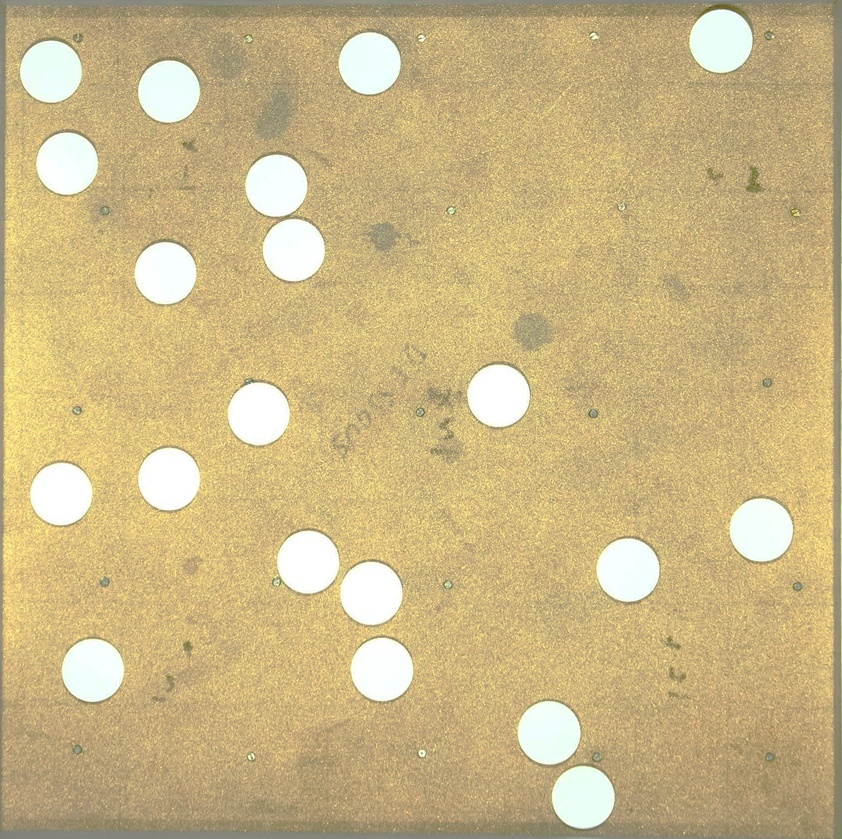
#> input picture Images/30mm_20particles_copy.jpg, 842 x 839 px, shrunk from 1683 x 1677 before the run
$ python program_v1.5_kmeans.py
#> lines starting #> are read from the running program, lines starting #| are printed output that depends on the picture; after the words box and inside, x2 and y2 are one past the last pixel; in counts of white or black regions, pixels touching at a corner belong together
from PIL import Image, ImageOps
import glob
import numpy as np
import matplotlib.pyplot as plt
import scipy as sp
import itertools as it
import shapely as sh
import sklearn as sk

class indexlist:
    # [6 lines left out: function __init__, not called in this run]


    def ascoords(self, coords_list):
        index_list=self.indexes
        return index_2_coords(index_list, coords_list)

class cluster(indexlist):
    # [17 lines left out: function __init__, not called in this run]


def image_imports(path): #use / in path
#> called with path = 'Images/30mm_20particles_copy.jpg'
    img_list=[]
    for filename in glob.glob(path):
        im=Image.open(filename).convert('RGB').rotate(-90)
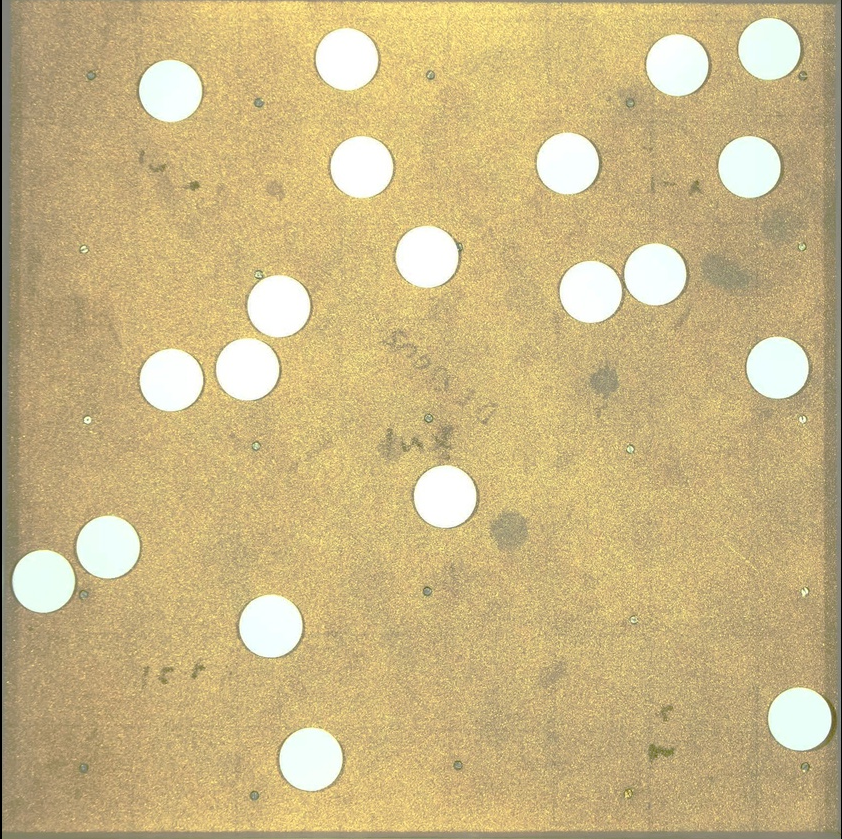
#> im: PIL image 842x839 RGB; mean R, G, B 202.4, 182.1, 132.8
        img_list.append(im)
    return img_list

def white_check(image):
    im=image
    width, height = im.size
    found_pixels = [i for i, pixel in enumerate(im.getdata()) if (pixel[0] + pixel[1] + pixel[2])/3 > (230)]
    found_pixels_coords = np.array([divmod(index, width) for index in found_pixels])
    lines=[i for i in range(height)]
    columns=[i for i in range(width)]
    arrayimage_flat=np.array([0 if not (pixel[0] + pixel[1] + pixel[2])/3 > (230) else 1 for pixel in im.getdata()])
    arrayimage=[]
    for line in lines:
        image_line=np.array([arrayimage_flat[column] for column in columns])
        arrayimage.append(image_line)
    arrayimage=np.array(arrayimage)
    return found_pixels_coords

def scatter(coords_list):
    coords_list=flatten(coords_list)
    x = coords_list[::2]
    y = coords_list[1::2]
    fig = plt.figure()
    ax = fig.add_subplot()
    ax.set_aspect(1.0/ax.get_data_ratio(), adjustable='box')
    img_plot = plt.scatter(x,y,s=2, marker ='+')
    return img_plot

def flatten(_list_):
    return np.array(list(it.chain.from_iterable(_list_)))

# [5 lines left out: function structure_create, not called in this run]


def cluster_find(coords_list, n, r=2): #need to make more accurate
    print('looking for clusters')
    print(coords_list, type(coords_list))
# [6 lines of commented-out code are left out]
    centroids, labels = sk.cluster.kmeans_plusplus(coords_list, n)
    print('done looking for clusters')
    return centroids


# [11 lines of commented-out code are left out]


# [42 lines left out: functions cluster_overlap, cluster_remove, index_2_coords, clusters_center, not called in this run]


images=image_imports("Images/30mm_20particles_copy.jpg")
#> images = 1 item
print(images)
#| [<PIL.Image.Image image mode=RGB size=842x839 at 0x7F5E6E272110>]
r=10
n=20
coords_list=[white_check(file)for file in images][0]
#> in white_check, `found_pixels = [i for i, pixel in enumerate(im.getdata()) if (pixel[0]..`: found_pixels = 59750 items
#> in white_check, `found_pixels_coords = np.array([divmod(index, width) for index in foun..`: found_pixels_coords = 59750 pairs, first value 18 to 790, second value 13 to 830
#> after the loop in white_check, `for line in lines:`: arrayimage = 839 items
#> in white_check, `arrayimage=np.array(arrayimage)`: arrayimage: shape (839, 842) int64; every value is 0
#> coords_list has the same summary as found_pixels_coords in white_check
print(coords_list)
#> (printed output is left out)
clusters=(cluster_find(coords_list, r, n))
#> (printed output is left out)
#> in cluster_find, `centroids, labels = sk.cluster.kmeans_plusplus(coords_list, n)`: centroids = [[343, 244], [301, 655], [636, 270], [706, 787], [30, 352], [568, 113], [46, 777], [263, 428], [497, 449], [182, 759]]; labels = [32791, 29835, 52745, 54384, 417, 48061, 2490, 23382, 43125, 19200]
#> clusters has the same summary as centroids in cluster_find
# [13 lines of commented-out code are left out]
print(clusters, len(clusters.tolist()))
#| [[343 244]
#|  [301 655]
#|  [636 270]
#|  [706 787]
#|  [ 30 352]
#|  [568 113]
#|  [ 46 777]
#|  [263 428]
#|  [497 449]
#|  [182 759]] 10
plot=[scatter(clusters), scatter(coords_list)]
#> in scatter, `coords_list=flatten(coords_list)`: coords_list = 20 values, max 787 at index 7, min 30 at index 8, mean 420.3
#> in scatter, `x = coords_list[::2]`: x = [343, 301, 636, 706, 30, 568, 46, 263, 497, 182]
#> in scatter, `y = coords_list[1::2]`: y = [244, 655, 270, 787, 352, 113, 777, 428, 449, 759]
plt.show()
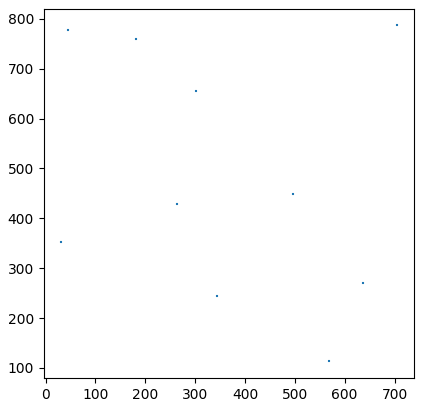
#> figure drawn by matplotlib, 1 panel
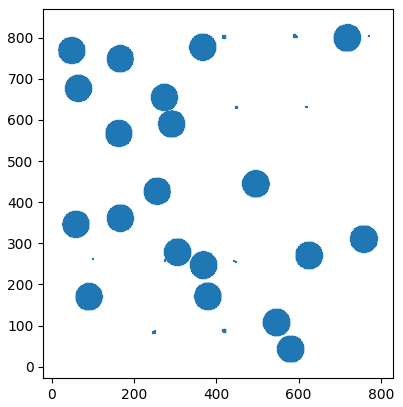
#> figure drawn by matplotlib, 1 panel

$ run again, with Images/25p (1).jpg copied over Images/30mm_20particles_copy.jpg
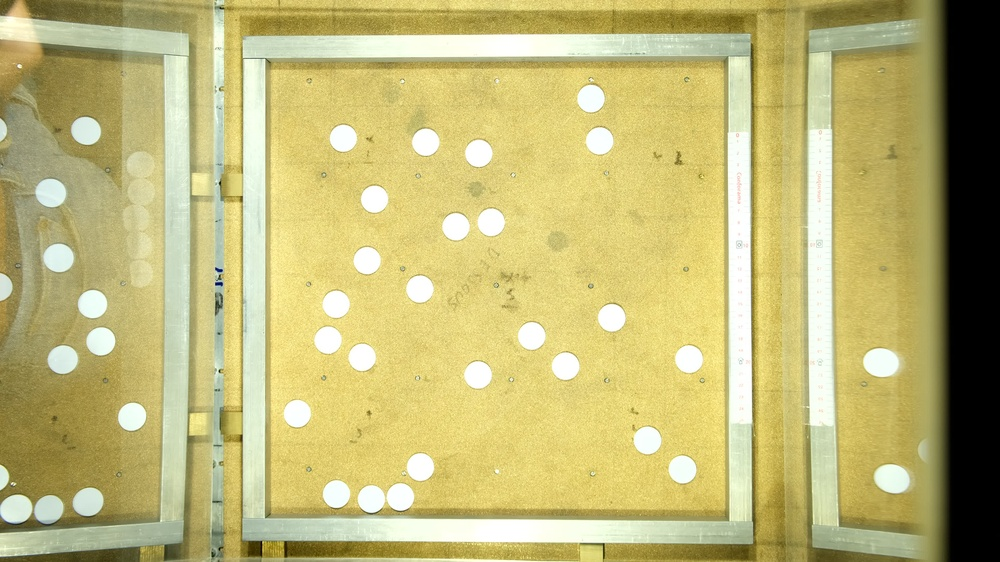
#> input picture Images/25p (1).jpg, 1000 x 562 px, shrunk from 3840 x 2160 before the run
#> images = 1 item
#| [<PIL.Image.Image image mode=RGB size=1000x562 at 0x7F5E6C1238D0>]
#> found_pixels = 35321 items
#> found_pixels_coords = 35321 pairs, first value 0 to 532, second value 219 to 754
#> after the loop in white_check, `for line in lines:`: arrayimage = 562 items
#> in white_check, `arrayimage=np.array(arrayimage)`:
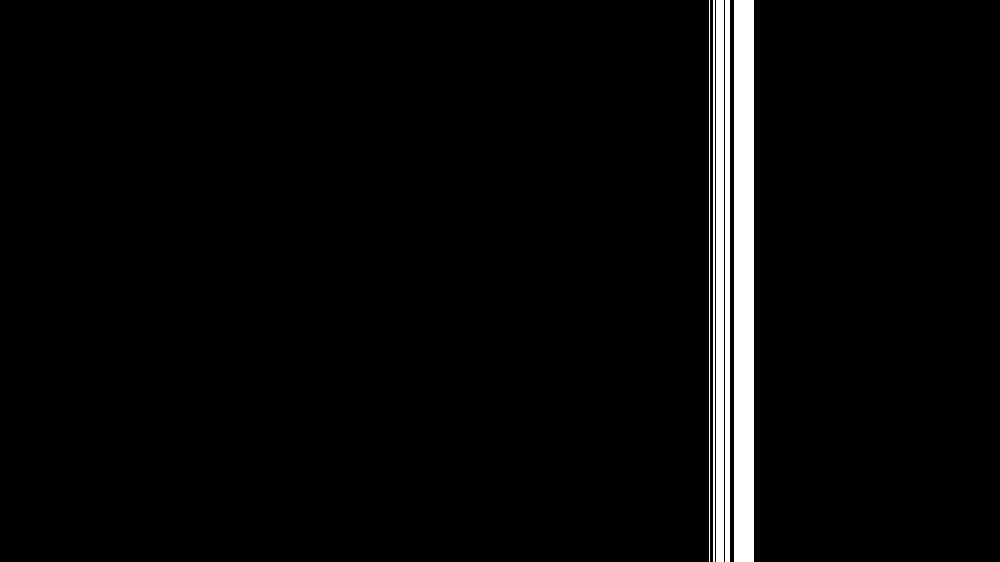
#> arrayimage: shape (562, 1000) int64; values 0 (black) and 1 (white), 3.6% white; 5 white regions, box (x1, y1, x2, y2) and area: (734, 0, 754, 562) 11240, (716, 0, 724, 562) 4496, (725, 0, 730, 562) 2810, (713, 0, 715, 562) 1124, (709, 0, 710, 562) 562
#> `coords_list=[white_check(file)for file in images][0]`: coords_list has the same summary as found_pixels_coords in white_check
#> (printed output is left out)
#> (printed output is left out)
#> centroids = [[280, 249], [267, 631], [512, 460], [107, 470], [28, 708], [434, 338], [390, 633], [118, 277], [234, 739], [345, 731]]; labels = [19384, 18333, 29752, 4751, 800, 27656, 26485, 5632, 15348, 23182]
#> clusters has the same summary as centroids in cluster_find
#| [[280 249]
#|  [267 631]
#|  [512 460]
#|  [107 470]
#|  [ 28 708]
#|  [434 338]
#> (further printed lines are left out)
#> in scatter, `coords_list=flatten(coords_list)`: coords_list = 20 values, max 739 at index 17, min 28 at index 8, mean 397.6
#> x = [280, 267, 512, 107, 28, 434, 390, 118, 234, 345]
#> y = [249, 631, 460, 470, 708, 338, 633, 277, 739, 731]
#> `plt.show()`:
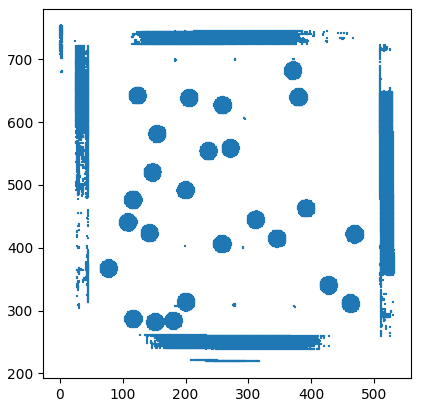
#> figure drawn by matplotlib, 1 panel

$ run again, with Images/30mm_20particles.jpg copied over Images/30mm_20particles_copy.jpg
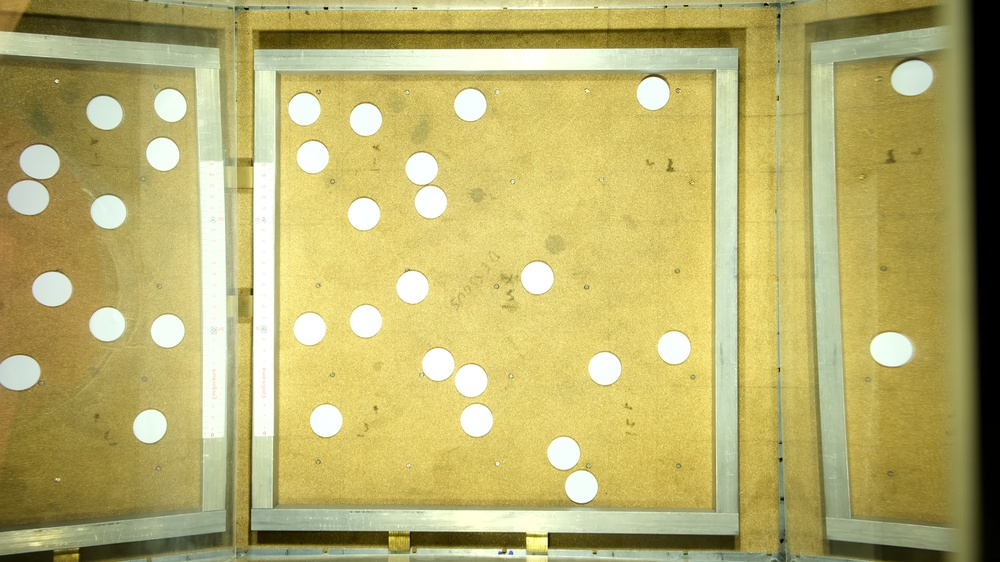
#> input picture Images/30mm_20particles.jpg, 1000 x 562 px, shrunk from 3840 x 2160 before the run
#> images = 1 item
#| [<PIL.Image.Image image mode=RGB size=1000x562 at 0x7F5E6FC8A9D0>]
#> found_pixels = 30490 items
#> found_pixels_coords = 30490 pairs, first value 0 to 516, second value 223 to 775
#> after the loop in white_check, `for line in lines:`: arrayimage = 562 items
#> in white_check, `arrayimage=np.array(arrayimage)`:
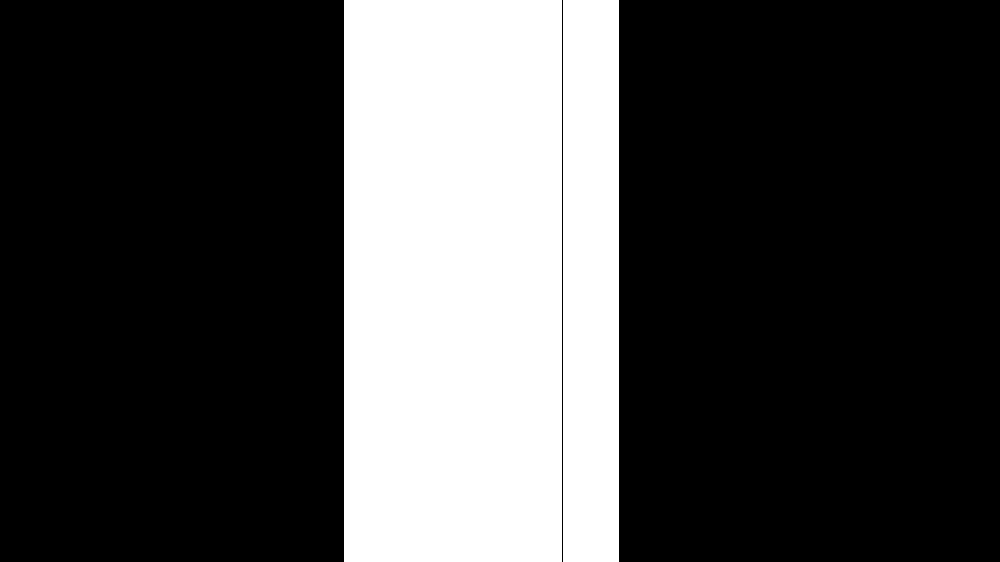
#> arrayimage: shape (562, 1000) int64; values 0 (black) and 1 (white), 27.4% white; 2 white regions, box (x1, y1, x2, y2) and area: (344, 0, 562, 562) 122516, (563, 0, 619, 562) 31472
#> `coords_list=[white_check(file)for file in images][0]`: coords_list has the same summary as found_pixels_coords in white_check
#> (printed output is left out)
#> (printed output is left out)
#> centroids = [[220, 724], [203, 483], [314, 257], [50, 354], [4, 569], [466, 433], [379, 722], [196, 622], [79, 679], [255, 398]]; labels = [16733, 14791, 23776, 5885, 1325, 30388, 28089, 14158, 7721, 19810]
#> clusters has the same summary as centroids in cluster_find
#| [[220 724]
#|  [203 483]
#|  [314 257]
#|  [ 50 354]
#|  [  4 569]
#|  [466 433]
#> (further printed lines are left out)
#> in scatter, `coords_list=flatten(coords_list)`: coords_list = 20 values, max 724 at index 1, min 4 at index 8, mean 370.4
#> x = [220, 203, 314, 50, 4, 466, 379, 196, 79, 255]
#> y = [724, 483, 257, 354, 569, 433, 722, 622, 679, 398]
#> `plt.show()`:
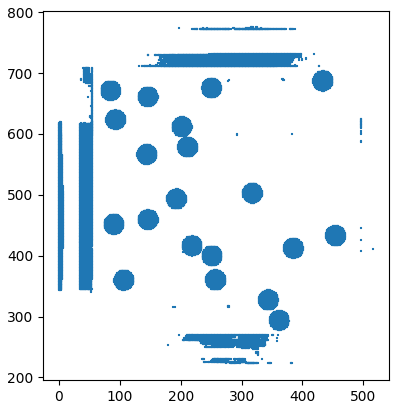
#> figure drawn by matplotlib, 1 panel
